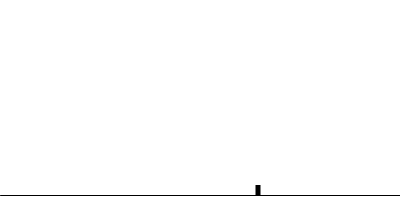
Frame 1 (no input)
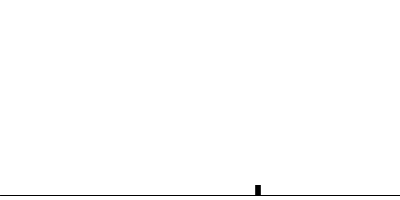
Frame 60 (the mouse pressed at the canvas centre just before this capture)
Frame 120 (the mouse held since frame 60 and released just before this capture): identical to frame 60, image omitted

The Processing sketch that drew these frames (run headless with seeded random() and noise(); from frame 60 on, the mouse is pressed at the canvas centre):

// Processing sketch: basicMovements
// ── basicMovements.pde


CHARACTER charac;
GROUND gr;

int num = 40;

void setup(){
 size (400, 200); 
  background(255);
 
  charac = new CHARACTER();
  gr = new GROUND(0,height-5,width,height-5); 
     
  }


void draw(){
 falloff(50);
 
 
 gr.drawMe();
 
 charac.moveKey();
 charac.movePhy();
 charac.drawMe();
 
  
  
  
}

void falloff(int kolik){
 noStroke();
 rectMode(CORNER);
  fill(255,kolik);
  rect(0,0,width,height); 
}

// ── character.pde
class CHARACTER {
  float x;
  float y;
  float speedX,speedY;


  float direction;

  CHARACTER(){
    x =random(width);
    y = height-10; 
    speedX=0;
    speedY=0;
  }


  void moveKey(){
    if(keyPressed){

      if(keyCode==LEFT){
        speedX-=1;
      }
      if(keyCode==RIGHT){
        speedX+=1;
      }
      if(keyCode==UP){
             
        if(charac.y+5==gr.y1){
          speedY-=8.5;
        }
      

      }
      if(keyCode==DOWN){
        ;
      }


    }
    
    //---------------------->skok
      if(charac.y+5<gr.y1){

          speedY+=0.6;
        }
     if(charac.y+5>gr.y1){
          y=gr.y1-5;
          speedY=0;
        }
        //---------------------------**
        
        
        
  } 

  void movePhy(){
    if(charac.y+5<gr.y1){
      speedY+=0.2; 

    }
    x+=speedX/10.0;
    y+=speedY/10.0;
    //------------------bounds
    speedX=constrain(speedX,-20.0,20.0);
    if(x>width-5){x=width-5;speedX*=-0.2;}
     if(x<5){x=5;speedX*=-0.2;}
   //---------------------------redardation
 
   

  }

  void drawMe(){
    rectMode(CENTER);
    fill(0);
    noStroke();
    rect((int)x,(int)y,5,10);

  }



}//end Class


// ── ground.pde
class GROUND {
  float x1,x2,y1,y2;
  
  GROUND(float oneX,float oneY,float twoX,float twoY){
    x1 =oneX;
    y1 =oneY;
    x2 = twoX;
    y2 = twoY;
    
    
  }
  
  
  

  void drawMe(){
    
    stroke(0);
    line(x1,y1,x2,y2);

  }



}//end Class
